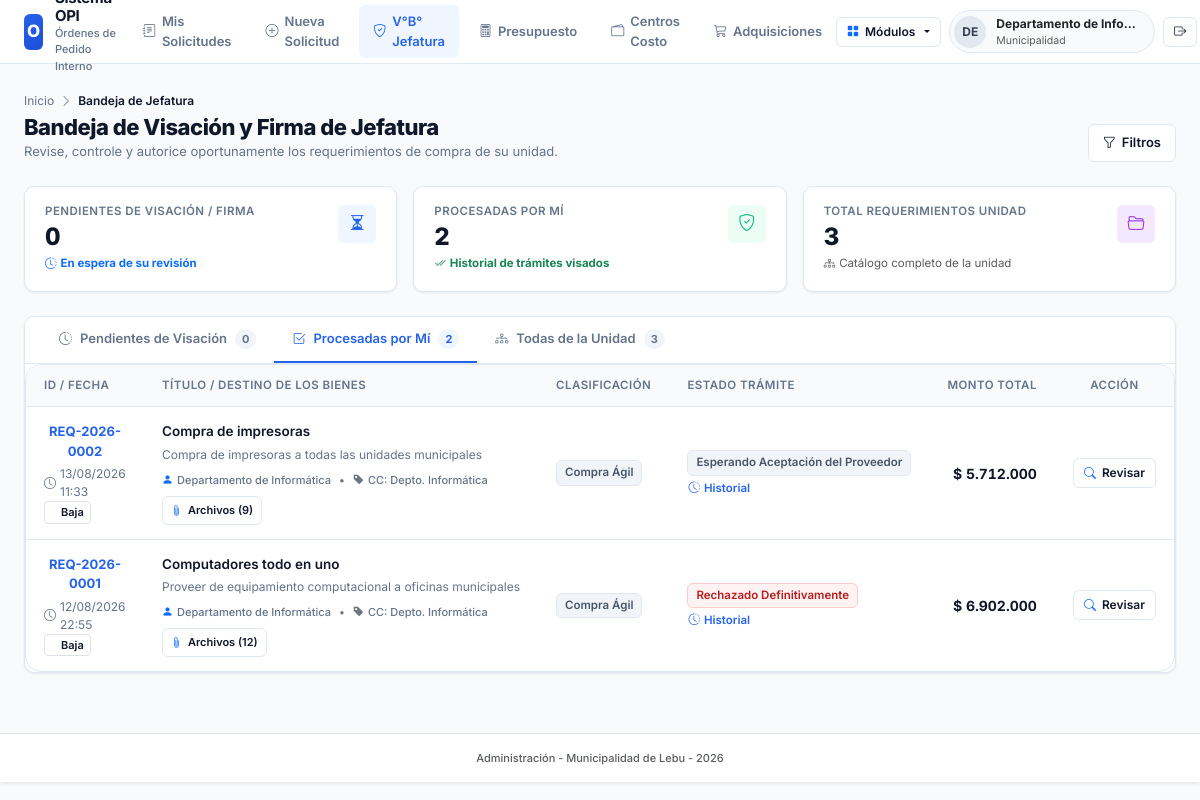
The app's page /jefatura.php?view=procesadas (signed in) with its own data.
### tables this page shows
CREATE TABLE `expedientes` (
  `id` int NOT NULL AUTO_INCREMENT,
  `codigo_interno` varchar(50) NOT NULL,
  `titulo_compra` varchar(255) NOT NULL DEFAULT 'Sin Título',
  `folio_opi` varchar(50) DEFAULT NULL,
  `usuario_creador_id` int NOT NULL,
  `unidad_origen_id` int NOT NULL,
  `centro_costo_id` int NOT NULL,
  `tipo_compra_id` int NOT NULL,
  `prioridad_id` int NOT NULL,
  `cuenta_presupuestaria_id` int DEFAULT NULL,
  `cuenta_maestra_id` int DEFAULT NULL,
  `area_gestion_id` int DEFAULT NULL,
  `rango_utm_id` int DEFAULT NULL,
  `proveedor_adjudicado_id` int DEFAULT NULL,
  `id_contrato_suministro` varchar(100) DEFAULT NULL,
  `id_compra_agil` varchar(50) DEFAULT NULL,
  `id_licitacion` varchar(100) DEFAULT NULL,
  `orden_compra_numero` varchar(100) DEFAULT NULL,
  `decreto_alcaldicio_numero` varchar(100) DEFAULT NULL,
  `conv_marco_oc` varchar(100) DEFAULT NULL,
  `monto_estimado` decimal(15,2) NOT NULL DEFAULT '0.00',
  `monto_definitivo` decimal(15,2) DEFAULT NULL,
  `tipo_impuesto` enum('NETO','IVA_INCLUIDO','EXENTO') DEFAULT 'NETO',
  `motivo_compra` text NOT NULL,
  `estado_actual` varchar(50) NOT NULL DEFAULT 'BORRADOR',
  `observacion_cierre` text,
  `created_at` timestamp NULL DEFAULT CURRENT_TIMESTAMP,
  `updated_at` timestamp NULL DEFAULT CURRENT_TIMESTAMP ON UPDATE CURRENT_TIMESTAMP,
  `fecha_visa_presupuesto` datetime DEFAULT NULL,
  `fecha_adjudicacion` datetime DEFAULT NULL,
  `fecha_aprobacion_opi` datetime DEFAULT NULL,
  `fecha_cierre` datetime DEFAULT NULL,
  `num_certificado_oficial` varchar(20) DEFAULT NULL,
  `id_entidad_gobierno` varchar(50) DEFAULT 'ID PE-MUN-00335',
  `plan_compras_proyecto` varchar(100) DEFAULT NULL,
  `plan_compras_item` int DEFAULT NULL,
  PRIMARY KEY (`id`),
  UNIQUE KEY `uk_expedientes_codigo` (`codigo_interno`),
  KEY `fk_exp_usuario` (`usuario_creador_id`),
  KEY `fk_exp_unidad` (`unidad_origen_id`),
  KEY `fk_exp_tipo` (`tipo_compra_id`),
  KEY `fk_exp_prioridad` (`prioridad_id`),
  KEY `fk_exp_cc` (`centro_costo_id`),
  KEY `fk_exp_cm` (`cuenta_maestra_id`),
  KEY `fk_exp_ag` (`area_gestion_id`),
  KEY `fk_exp_prov` (`proveedor_adjudicado_id`),
  KEY `fk_exp_estado` (`estado_actual`),
  CONSTRAINT `fk_exp_ag` FOREIGN KEY (`area_gestion_id`) REFERENCES `areas_gestion` (`id`) ON DELETE RESTRICT,
  CONSTRAINT `fk_exp_cc` FOREIGN KEY (`centro_costo_id`) REFERENCES `centros_costo` (`id`) ON DELETE RESTRICT,
  CONSTRAINT `fk_exp_cm` FOREIGN KEY (`cuenta_maestra_id`) REFERENCES `cuentas_maestras` (`id`) ON DELETE RESTRICT,
  CONSTRAINT `fk_exp_estado` FOREIGN KEY (`estado_actual`) REFERENCES `estados_tramite` (`codigo`) ON DELETE RESTRICT,
  CONSTRAINT `fk_exp_prioridad` FOREIGN KEY (`prioridad_id`) REFERENCES `prioridades` (`id`) ON DELETE RESTRICT,
  CONSTRAINT `fk_exp_prov` FOREIGN KEY (`proveedor_adjudicado_id`) REFERENCES `proveedores` (`id`) ON DELETE SET NULL,
  CONSTRAINT `fk_exp_tipo` FOREIGN KEY (`tipo_compra_id`) REFERENCES `tipos_compra` (`id`) ON DELETE RESTRICT,
  CONSTRAINT `fk_exp_unidad` FOREIGN KEY (`unidad_origen_id`) REFERENCES `unidades` (`id`) ON DELETE RESTRICT,
  CONSTRAINT `fk_exp_usuario` FOREIGN KEY (`usuario_creador_id`) REFERENCES `usuarios` (`id`) ON DELETE RESTRICT
);

CREATE TABLE `prioridades` (
  `id` int NOT NULL AUTO_INCREMENT,
  `codigo` varchar(20) NOT NULL,
  `nombre` varchar(50) NOT NULL,
  `clase_css` varchar(100) DEFAULT NULL,
  `activo` tinyint(1) DEFAULT '1',
  PRIMARY KEY (`id`)
);

CREATE TABLE `usuarios` (
  `id` int NOT NULL AUTO_INCREMENT,
  `unidad_id` int NOT NULL,
  `rol_id` int NOT NULL,
  `rut` varchar(12) NOT NULL,
  `nombre_completo` varchar(150) NOT NULL,
  `email` varchar(150) NOT NULL,
  `password_hash` varchar(255) DEFAULT NULL,
  `es_jefe_unidad` tinyint(1) DEFAULT '0',
  `activo` tinyint(1) DEFAULT '1',
  `cargo` varchar(150) DEFAULT NULL,
  `token_verificacion` varchar(100) DEFAULT NULL,
  `email_verificado` tinyint(1) NOT NULL DEFAULT '0',
  `estado_aprobacion` enum('APROBADO','PENDIENTE_VERIFICACION','PENDIENTE_APROBACION','RECHAZADO') NOT NULL DEFAULT 'APROBADO',
  `fecha_registro` datetime NOT NULL DEFAULT CURRENT_TIMESTAMP,
  PRIMARY KEY (`id`),
  UNIQUE KEY `uk_usuarios_rut` (`rut`),
  UNIQUE KEY `uk_usuarios_email` (`email`),
  KEY `fk_usuarios_unidad` (`unidad_id`),
  KEY `fk_usuarios_rol` (`rol_id`),
  CONSTRAINT `fk_usuarios_rol` FOREIGN KEY (`rol_id`) REFERENCES `roles` (`id`) ON DELETE RESTRICT,
  CONSTRAINT `fk_usuarios_unidad` FOREIGN KEY (`unidad_id`) REFERENCES `unidades` (`id`) ON DELETE RESTRICT
);

CREATE TABLE `centros_costo` (
  `id` int NOT NULL AUTO_INCREMENT,
  `codigo_cuenta` varchar(50) NOT NULL,
  `nombre` varchar(150) NOT NULL,
  `anio_fiscal` int NOT NULL DEFAULT 2026,
  `activo` tinyint(1) DEFAULT '1',
  PRIMARY KEY (`id`)
);

CREATE TABLE `tipos_compra` (
  `id` int NOT NULL AUTO_INCREMENT,
  `codigo` varchar(50) NOT NULL,
  `nombre` varchar(150) NOT NULL,
  `limite_utm` decimal(10,2) DEFAULT NULL,
  `activo` tinyint(1) DEFAULT '1',
  `requiere_cotizacion` tinyint(1) DEFAULT '0',
  PRIMARY KEY (`id`)
);

CREATE TABLE `estados_tramite` (
  `codigo` varchar(50) NOT NULL,
  `nombre` varchar(100) NOT NULL,
  `rol_responsable` varchar(50) NOT NULL,
  `descripcion` varchar(255) DEFAULT NULL,
  PRIMARY KEY (`codigo`)
);

### jefatura.php (the view, shortened to what the rows shown need)
<?php
require_once __DIR__ . '/jefatura_controller.php';
?><!DOCTYPE html>
<html lang="es">
<head>
    <?php
    include __DIR__ . '/head.php';
    ?>
</head>
<body>
    <header class="saas-topbar">
        <a href="index.php" class="brand-box">
            <div class="brand-text">
                <h1>Sistema OPI</h1>
            </div>
        </a>
    </header>
    <div class="saas-container">
        <?php if($vista !== 'revisar'): ?>
            <div class="page-header-row">
                <div>
                    <div class="page-title">
                        <h2>
                            Bandeja de Visación y Firma de Jefatura
                        </h2>
                    </div>
                </div>
            </div>
            <div class="saas-panel">
                <div class="table-responsive">
                    <table class="saas-table" style="min-width: 980px;">
                        <thead>
                            <tr>
                                <th style="width: 170px;">ID / Fecha</th>
                                <th style="min-width: 280px;">Título / Destino de los Bienes</th>
                                <th style="width: 160px;">Clasificación</th>
                                <th style="width: 180px;">Estado Trámite</th>
                                <th style="width: 140px;" class="text-end">Monto Total</th>
                                <th style="width: 140px;" class="text-center">Acción</th>
                            </tr>
                        </thead>
                        <tbody>
                            <?php if(count($solicitudes) > 0): ?>
                                <?php foreach($solicitudes as $row): ?>
                                <tr>
                                    <td>
                                        <button type="button" onclick="abrirModalVerItems(<?= htmlspecialchars(json_encode($row['items_detalle']), ENT_QUOTES, 'UTF-8') ?>, '<?= $row['codigo_interno'] ?>')" class="saas-code-btn d-block mb-1">
                                            <?= htmlspecialchars($row['codigo_interno']) ?>
                                        </button>
                                        <div class="row-sub d-flex align-items-center gap-1">
                                            <i class="bi bi-clock"></i>
                                            <?= date('d/m/Y H:i', strtotime($row['created_at'])) ?>
                                        </div>
                                        <div class="mt-1.5">
                                            <span class="priority-indicator <?= $row['prioridad_css'] ?>">
                                                <span class="prio-dot"></span>
                                                <?= htmlspecialchars($row['prioridad_nombre']) ?>
                                            </span>
                                        </div>
                                    </td>
                                    <td>
                                        <div class="row-title mb-1" style="max-width: 420px; font-size: 13.5px;">
                                            <?= htmlspecialchars($row['titulo_compra'] ?? 'Sin Título') ?>
                                        </div>
                                        <div class="row-sub mb-2 text-truncate" style="max-width: 420px; font-size: 12px; color: var(--text-muted);">
                                            <?= htmlspecialchars($row['motivo_compra']) ?>
                                        </div>
                                        <div class="d-flex align-items-center gap-2 flex-wrap" style="font-size: 11px; color: var(--text-muted); font-weight: 500;">
                                            <span class="d-flex align-items-center gap-1"><i class="bi bi-person-fill text-primary"></i> <?= htmlspecialchars($row['solicitante']) ?></span>
                                            <span>•</span>
                                            <span class="d-flex align-items-center gap-1"><i class="bi bi-tag-fill text-secondary"></i> CC: <?= htmlspecialchars($row['cc_nombre']) ?></span>
                                        </div>
                                        <?php if($row['docs_adjuntos']):
                                            $docs_array = explode('||', $row['docs_adjuntos']);
                                            $docs_count = count($docs_array);
                                            $docs_json = htmlspecialchars(json_encode($docs_array), ENT_QUOTES, 'UTF-8');
                                        ?>
                                            <div class="mt-2">
                                                <button type="button" onclick="abrirModalAdjuntos(<?= $docs_json ?>, '<?= htmlspecialchars($row['codigo_interno']) ?>', <?= $row['id'] ?>)" class="btn-saas btn-saas-secondary btn-saas-sm py-0.5 px-2" style="font-size: 11px;">
                                                    <i class="bi bi-paperclip text-primary"></i>
                                                    Archivos (<?= $docs_count ?>)
                                                </button>
                                            </div>
                                        <?php endif; ?>
                                    </td>
                                    <td>
                                        <span class="saas-badge saas-badge-neutral">
                                            <?= htmlspecialchars($row['tipo_compra_nom']) ?>
                                        </span>
                                    </td>
                                    <td>
                                        <?php
                                        $st = $row['estado_actual'];
                                        $badgeClass = 'saas-badge-neutral';
                                        if (in_array($st, ['EN_REVISION_JEFATURA', 'EN_REVISION_PRESUPUESTO'])) $badgeClass = 'saas-badge-warning';
                                        elseif (in_array($st, ['VB_PRESUPUESTO', 'VB_FINANZAS_CDP', 'FINALIZADO', 'ADJUDICADO'])) $badgeClass = 'saas-badge-success';
                                        elseif (in_array($st, ['EN_FIRMA_JEFATURA', 'EN_FIRMA_ALCALDE', 'EN_GESTION_ADQUISICIONES'])) $badgeClass = 'saas-badge-info';
                                        elseif (in_array($st, ['RECHAZADO', 'ANULADO'])) $badgeClass = 'saas-badge-danger';
                                        ?>
                                        <span class="saas-badge <?= $badgeClass ?> mb-1">
                                            <?= htmlspecialchars($row['estado_nombre']) ?>
                                        </span>
                                        <div>
                                            <button type="button" onclick="verTrazabilidad(<?= (int)$row['id'] ?>)" class="btn btn-link p-0 text-decoration-none d-flex align-items-center gap-1" style="font-size: 11.5px; color: var(--primary);">
                                                <i class="bi bi-clock-history"></i>
                                                Historial
                                            </button>
                                        </div>
                                    </td>
                                    <td class="text-end">
                                        <div class="price-text" style="font-size: 14px;">
                                            <?= money($row['monto_estimado']) ?>
                                        </div>
                                    </td>
                                    <td class="text-center">
                                        <?php if ($row['estado_actual'] === 'EN_FIRMA_JEFATURA'): ?>
                                            <a href="jefatura.php?view=revisar&id=<?= $row['id'] ?>" class="btn-saas btn-saas-primary btn-saas-sm">
                                                <i class="bi bi-pen-fill"></i>
                                                <span>Firmar (1/3)</span>
                                            </a>
                                        <?php else: ?>
                                            <a href="jefatura.php?view=revisar&id=<?= $row['id'] ?>" class="btn-saas btn-saas-secondary btn-saas-sm">
                                                <i class="bi bi-search text-primary"></i>
                                                <span>Revisar</span>
                                            </a>
                                        <?php endif; ?>
                                    </td>
                                </tr>
                                <?php endforeach; ?>
                            <?php endif; ?>
                        </tbody>
                    </table>
                </div>
            </div>
        <?php endif; ?>
    </div>
</body>
</html>

### records on screen
expedientes: codigo_interno "REQ-2026-0002", created_at "13/08/2026 11:33", prioridad.nombre "Baja", titulo_compra "Compra de impresoras", motivo_compra "Compra de impresoras a todas las unidades municipales", usuario_creador.nombre_completo "Departamento de Informática", centro_costo.nombre "Depto. Informática", docs_count "9", tipo_compra.nombre "Compra Ágil", estado_actual.nombre "Esperando Aceptación del Proveedor", monto_estimado "$ 5.712.000"
expedientes: codigo_interno "REQ-2026-0001", created_at "12/08/2026 22:55", prioridad.nombre "Baja", titulo_compra "Computadores todo en uno", motivo_compra "Proveer de equipamiento computacional a oficinas municipales", usuario_creador.nombre_completo "Departamento de Informática", centro_costo.nombre "Depto. Informática", docs_count "12", tipo_compra.nombre "Compra Ágil", estado_actual.nombre "Rechazado Definitivamente", monto_estimado "$ 6.902.000"

### other values on screen
substr($user_name, 0, 2) "DE"
$user_name "Departamento de Info…"
$user_depto "Municipalidad"
$count_pendientes "0"
$count_procesadas "2"
$count_todas "3"
